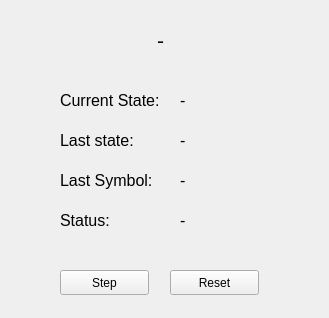
<?xml version="1.0" encoding="UTF-8"?>
<ui version="4.0">
 <class>Form</class>
 <widget class="QWidget" name="Form">
  <property name="geometry">
   <rect>
    <x>0</x>
    <y>0</y>
    <width>329</width>
    <height>318</height>
   </rect>
  </property>
  <property name="windowTitle">
   <string>Form</string>
  </property>
  <widget class="QLabel" name="entry_label">
   <property name="geometry">
    <rect>
     <x>0</x>
     <y>30</y>
     <width>321</width>
     <height>20</height>
    </rect>
   </property>
   <property name="font">
    <font>
     <pointsize>16</pointsize>
    </font>
   </property>
   <property name="text">
    <string>-</string>
   </property>
   <property name="alignment">
    <set>Qt::AlignCenter</set>
   </property>
  </widget>
  <widget class="QLabel" name="label_2">
   <property name="geometry">
    <rect>
     <x>60</x>
     <y>90</y>
     <width>111</width>
     <height>21</height>
    </rect>
   </property>
   <property name="font">
    <font>
     <pointsize>12</pointsize>
    </font>
   </property>
   <property name="text">
    <string>Current State:</string>
   </property>
  </widget>
  <widget class="QLabel" name="label_3">
   <property name="geometry">
    <rect>
     <x>60</x>
     <y>130</y>
     <width>111</width>
     <height>21</height>
    </rect>
   </property>
   <property name="font">
    <font>
     <pointsize>12</pointsize>
    </font>
   </property>
   <property name="text">
    <string>Last state:</string>
   </property>
  </widget>
  <widget class="QLabel" name="label_4">
   <property name="geometry">
    <rect>
     <x>60</x>
     <y>170</y>
     <width>111</width>
     <height>21</height>
    </rect>
   </property>
   <property name="font">
    <font>
     <pointsize>12</pointsize>
    </font>
   </property>
   <property name="text">
    <string>Last Symbol: </string>
   </property>
  </widget>
  <widget class="QLabel" name="label_5">
   <property name="geometry">
    <rect>
     <x>60</x>
     <y>210</y>
     <width>111</width>
     <height>21</height>
    </rect>
   </property>
   <property name="font">
    <font>
     <pointsize>12</pointsize>
    </font>
   </property>
   <property name="text">
    <string>Status:</string>
   </property>
  </widget>
  <widget class="QPushButton" name="step_pushButton">
   <property name="geometry">
    <rect>
     <x>60</x>
     <y>270</y>
     <width>89</width>
     <height>25</height>
    </rect>
   </property>
   <property name="text">
    <string>Step</string>
   </property>
  </widget>
  <widget class="QPushButton" name="reset_pushButton">
   <property name="geometry">
    <rect>
     <x>170</x>
     <y>270</y>
     <width>89</width>
     <height>25</height>
    </rect>
   </property>
   <property name="text">
    <string>Reset</string>
   </property>
  </widget>
  <widget class="QLabel" name="currentState_out">
   <property name="geometry">
    <rect>
     <x>180</x>
     <y>90</y>
     <width>81</width>
     <height>21</height>
    </rect>
   </property>
   <property name="font">
    <font>
     <pointsize>12</pointsize>
    </font>
   </property>
   <property name="text">
    <string>-</string>
   </property>
  </widget>
  <widget class="QLabel" name="lastState_out">
   <property name="geometry">
    <rect>
     <x>180</x>
     <y>130</y>
     <width>81</width>
     <height>21</height>
    </rect>
   </property>
   <property name="font">
    <font>
     <pointsize>12</pointsize>
    </font>
   </property>
   <property name="text">
    <string>-</string>
   </property>
  </widget>
  <widget class="QLabel" name="lastSymbol_out">
   <property name="geometry">
    <rect>
     <x>180</x>
     <y>170</y>
     <width>81</width>
     <height>21</height>
    </rect>
   </property>
   <property name="font">
    <font>
     <pointsize>12</pointsize>
    </font>
   </property>
   <property name="text">
    <string>-</string>
   </property>
  </widget>
  <widget class="QLabel" name="status_out">
   <property name="geometry">
    <rect>
     <x>180</x>
     <y>210</y>
     <width>81</width>
     <height>21</height>
    </rect>
   </property>
   <property name="font">
    <font>
     <pointsize>12</pointsize>
    </font>
   </property>
   <property name="text">
    <string>-</string>
   </property>
  </widget>
 </widget>
 <resources/>
 <connections/>
</ui>
